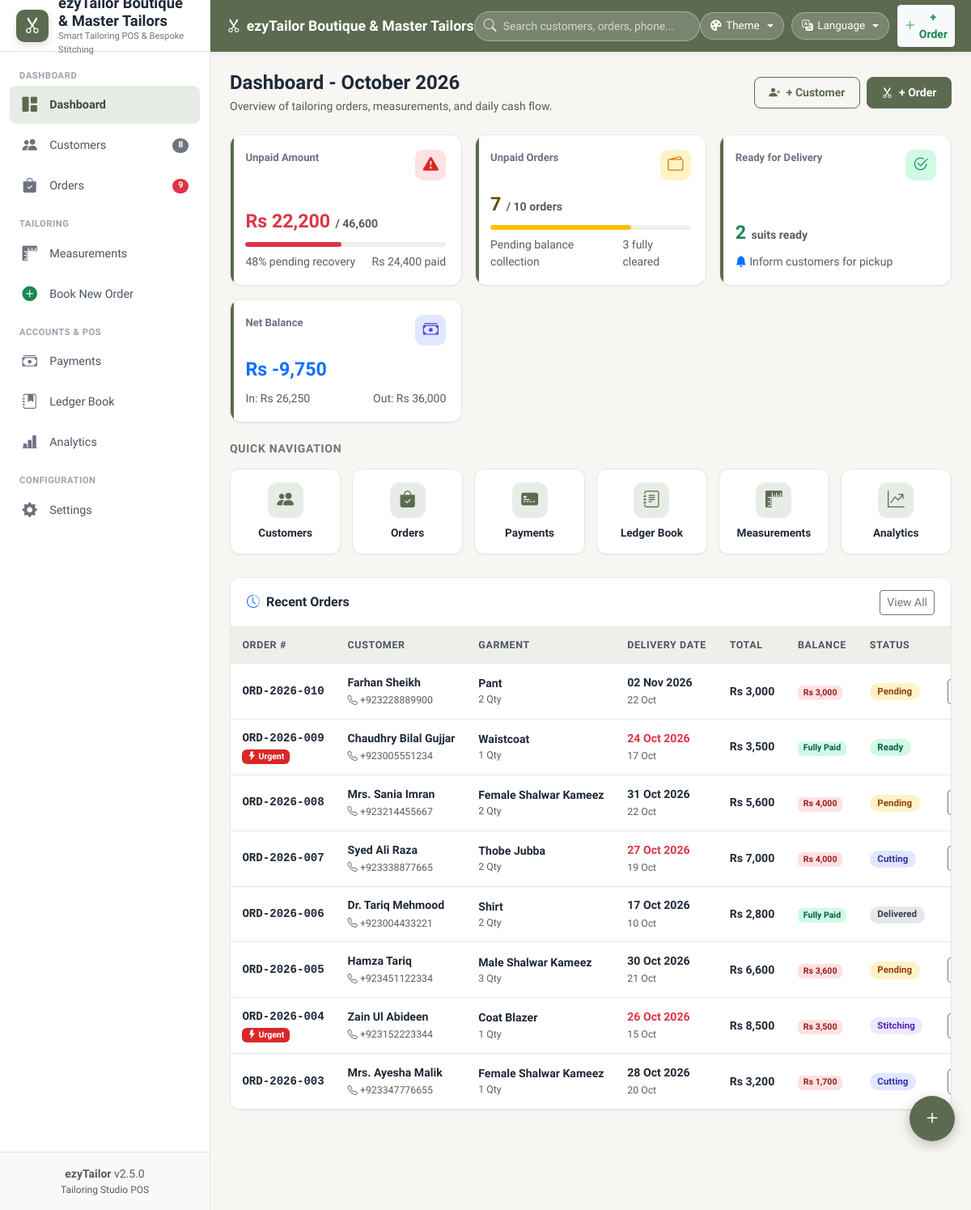
The page / on the database its author committed.
### tables this page shows
CREATE TABLE IF NOT EXISTS `settings` (
    `id` INT AUTO_INCREMENT PRIMARY KEY,
    `shop_name` VARCHAR(150) NOT NULL DEFAULT 'ezyTailor Boutique & Tailors',
    `tagline` VARCHAR(200) DEFAULT 'Smart Tailoring & Bespoke Stitching',
    `owner_name` VARCHAR(100) DEFAULT 'Ustad Muhammad Asif',
    `phone` VARCHAR(30) DEFAULT '+92 300 9876543',
    `whatsapp` VARCHAR(30) DEFAULT '+923009876543',
    `email` VARCHAR(100) DEFAULT 'contact@ezytailor.com',
    `city` VARCHAR(50) DEFAULT 'Lahore',
    `address` TEXT,
    `currency` VARCHAR(10) DEFAULT 'Rs',
    `theme` VARCHAR(30) DEFAULT 'olive',
    `language` VARCHAR(10) DEFAULT 'en',
    `receipt_header` TEXT,
    `receipt_footer` TEXT,
    `terms` TEXT,
    `receipt_paper_size` VARCHAR(10) DEFAULT '80mm',
    `show_barcode` TINYINT(1) DEFAULT 1,
    `updated_at` TIMESTAMP DEFAULT CURRENT_TIMESTAMP ON UPDATE CURRENT_TIMESTAMP
);

CREATE TABLE IF NOT EXISTS `orders` (
    `id` INT AUTO_INCREMENT PRIMARY KEY,
    `order_no` VARCHAR(40) UNIQUE NOT NULL,
    `customer_id` INT NOT NULL,
    `measurement_id` INT DEFAULT NULL,
    `garment_type` VARCHAR(50) NOT NULL,
    `quantity` INT NOT NULL DEFAULT 1,
    `unit_price` DECIMAL(10,2) NOT NULL DEFAULT 0.00,
    `total_amount` DECIMAL(10,2) NOT NULL DEFAULT 0.00,
    `advance_paid` DECIMAL(10,2) NOT NULL DEFAULT 0.00,
    `balance_due` DECIMAL(10,2) NOT NULL DEFAULT 0.00,
    `payment_status` ENUM('unpaid', 'partial', 'paid') DEFAULT 'unpaid',
    `order_status` ENUM('pending', 'cutting', 'stitching', 'ready', 'delivered', 'cancelled') DEFAULT 'pending',
    `booking_date` DATE NOT NULL,
    `delivery_date` DATE NOT NULL,
    `is_urgent` TINYINT(1) DEFAULT 0,
    `fabric_details` TEXT DEFAULT NULL,
    `fabric_photo` VARCHAR(255) DEFAULT NULL,
    `audio_note` VARCHAR(255) DEFAULT NULL,
    `special_instructions` TEXT DEFAULT NULL,
    `assigned_worker_id` INT DEFAULT NULL,
    `created_at` TIMESTAMP DEFAULT CURRENT_TIMESTAMP,
    `updated_at` TIMESTAMP DEFAULT CURRENT_TIMESTAMP ON UPDATE CURRENT_TIMESTAMP,
    FOREIGN KEY (`customer_id`) REFERENCES `customers`(`id`) ON DELETE CASCADE
);

CREATE TABLE IF NOT EXISTS `customers` (
    `id` INT AUTO_INCREMENT PRIMARY KEY,
    `customer_code` VARCHAR(30) UNIQUE NOT NULL,
    `name` VARCHAR(100) NOT NULL,
    `phone` VARCHAR(30) NOT NULL,
    `alt_phone` VARCHAR(30) DEFAULT NULL,
    `city` VARCHAR(50) DEFAULT 'Lahore',
    `gender` ENUM('male', 'female', 'other') DEFAULT 'male',
    `address` TEXT DEFAULT NULL,
    `notes` TEXT DEFAULT NULL,
    `photo` VARCHAR(255) DEFAULT NULL,
    `created_at` TIMESTAMP DEFAULT CURRENT_TIMESTAMP,
    `updated_at` TIMESTAMP DEFAULT CURRENT_TIMESTAMP ON UPDATE CURRENT_TIMESTAMP
);

### index.php (the view, shortened to what the rows shown need)
<?php
require_once __DIR__ . '/config/config.php';
require_once __DIR__ . '/config/db.php';
$pdo = getDB();
$recentOrdersStmt = $pdo->query("
    SELECT o.*, c.name as customer_name, c.phone as customer_phone, c.customer_code
    FROM orders o
    JOIN customers c ON o.customer_id = c.id
    ORDER BY o.id DESC
    LIMIT 8
");
$recentOrders = $recentOrdersStmt->fetchAll();
include __DIR__ . '/includes/header.php';
include __DIR__ . '/includes/sidebar.php';
include __DIR__ . '/includes/navbar.php';
?>
<div class="page-content">
    <div class="app-card">
        <div class="table-responsive">
            <table class="table table-custom">
                <thead>
                    <tr>
                        <th data-i18n="order_no">Order #</th>
                        <th data-i18n="customer">Customer</th>
                        <th data-i18n="garment">Garment</th>
                        <th data-i18n="delivery_date">Delivery Date</th>
                        <th data-i18n="total">Total</th>
                        <th data-i18n="balance">Balance Due</th>
                        <th data-i18n="status">Status</th>
                        <th class="text-end" data-i18n="action">Actions</th>
                    </tr>
                </thead>
                <tbody>
                    <?php if (empty($recentOrders)): ?>
                        <tr><td colspan="8" class="text-center py-4 text-muted">No orders found. Click "+ Order" to create one.</td></tr>
                    <?php else: ?>
                        <?php foreach ($recentOrders as $ord): ?>
                            <tr>
                                <td>
                                    <div class="fw-bold font-monospace"><?= e($ord['order_no']) ?></div>
                                    <?php if ($ord['is_urgent']): ?>
                                        <span class="badge badge-urgent"><i class="bi bi-lightning-fill"></i> Urgent</span>
                                    <?php endif; ?>
                                </td>
                                <td>
                                    <div class="fw-bold"><?= e($ord['customer_name']) ?></div>
                                    <small class="text-muted"><a href="tel:<?= e($ord['customer_phone']) ?>" class="text-decoration-none text-muted"><i class="bi bi-telephone"></i> <?= e($ord['customer_phone']) ?></a></small>
                                </td>
                                <td>
                                    <span class="text-capitalize fw-semibold"><?= ucwords(str_replace('_', ' ', $ord['garment_type'])) ?></span>
                                    <small class="text-muted d-block"><?= (int)$ord['quantity'] ?> Qty</small>
                                </td>
                                <td>
                                    <div class="fw-semibold <?= (strtotime($ord['delivery_date']) <= strtotime('+2 days') && $ord['order_status'] !== 'delivered') ? 'text-danger fw-bold' : '' ?>">
                                        <?= format_date($ord['delivery_date']) ?>
                                    </div>
                                    <small class="text-muted"><?= format_date($ord['booking_date'], 'd M') ?></small>
                                </td>
                                <td class="fw-bold">Rs <?= number_format($ord['total_amount']) ?></td>
                                <td>
                                    <?php if ($ord['balance_due'] > 0): ?>
                                        <span class="badge badge-unpaid">Rs <?= number_format($ord['balance_due']) ?></span>
                                    <?php else: ?>
                                        <span class="badge badge-paid">Fully Paid</span>
                                    <?php endif; ?>
                                </td>
                                <td>
                                    <span class="badge badge-status badge-<?= e($ord['order_status']) ?>">
                                        <?= ucfirst(e($ord['order_status'])) ?>
                                    </span>
                                </td>
                                <td class="text-end">
                                    <div class="btn-group btn-group-sm">
                                        <a href="receipt.php?id=<?= $ord['id'] ?>" target="_blank" class="btn btn-outline-secondary" title="Print 58mm/80mm Thermal Receipt">
                                        </a>
                                    </div>
                                </td>
                            </tr>
                        <?php endforeach; ?>
                    <?php endif; ?>
                </tbody>
            </table>
        </div>
    </div>
</div>
<?php include __DIR__ . '/includes/footer.php'; ?>

### includes/sidebar.php (shortened to what the rows shown need)
<aside class="app-sidebar">
    <div class="sidebar-header">
        <div>
            <div class="sidebar-brand-name"><?= e($settings['shop_name']) ?></div>
            <div class="sidebar-brand-sub"><?= e($settings['tagline']) ?></div>
        </div>
    </div>
</aside>

### includes/navbar.php (shortened to what the rows shown need)
<div class="app-main-wrapper">
    <header class="app-topbar">
        <div class="topbar-left">
            <div class="topbar-title">
                <i class="bi bi-scissors"></i>
                <span class="full-name"><?= e($settings['shop_name']) ?></span>
            </div>
        </div>
    </header>
    <main class="app-main">

### rows shown on the page
settings: tagline "Smart Tailoring POS & Bespoke Stitching", shop_name "ezyTailor Boutique & Master Tailors"
orders: order_no "ORD-2026-010", customer.name "Farhan Sheikh", customer.phone "+923228889900", garment_type "Pant", quantity "2", delivery_date "02 Nov 2026", booking_date "22 Oct", total_amount "3,000", balance_due "3,000", order_status "Pending"
orders: order_no "ORD-2026-009", is_urgent 1 (drawn), customer.name "Chaudhry Bilal Gujjar", customer.phone "+923005551234", garment_type "Waistcoat", quantity "1", delivery_date "24 Oct 2026", booking_date "17 Oct", total_amount "3,500", balance_due "Fully Paid", order_status "Ready"
orders: order_no "ORD-2026-008", customer.name "Mrs. Sania Imran", customer.phone "+923214455667", garment_type "Female Shalwar Kameez", quantity "2", delivery_date "31 Oct 2026", booking_date "22 Oct", total_amount "5,600", balance_due "4,000", order_status "Pending"
orders: order_no "ORD-2026-007", customer.name "Syed Ali Raza", customer.phone "+923338877665", garment_type "Thobe Jubba", quantity "2", delivery_date "27 Oct 2026", booking_date "19 Oct", total_amount "7,000", balance_due "4,000", order_status "Cutting"
orders: order_no "ORD-2026-006", customer.name "Dr. Tariq Mehmood", customer.phone "+923004433221", garment_type "Shirt", quantity "2", delivery_date "17 Oct 2026", booking_date "10 Oct", total_amount "2,800", balance_due "Fully Paid", order_status "Delivered"
orders: order_no "ORD-2026-005", customer.name "Hamza Tariq", customer.phone "+923451122334", garment_type "Male Shalwar Kameez", quantity "3", delivery_date "30 Oct 2026", booking_date "21 Oct", total_amount "6,600", balance_due "3,600", order_status "Pending"
orders: order_no "ORD-2026-004", is_urgent 1 (drawn), customer.name "Zain Ul Abideen", customer.phone "+923152223344", garment_type "Coat Blazer", quantity "1", delivery_date "26 Oct 2026", booking_date "15 Oct", total_amount "8,500", balance_due "3,500", order_status "Stitching"
orders: order_no "ORD-2026-003", customer.name "Mrs. Ayesha Malik", customer.phone "+923347776655", garment_type "Female Shalwar Kameez", quantity "1", delivery_date "28 Oct 2026", booking_date "20 Oct", total_amount "3,200", balance_due "1,700", order_status "Cutting"

### other values the page prints
$badgeCust "8"
$badgeOrders "9"
APP_NAME "ezyTailor"
APP_VERSION "2.5.0"
$stats['total_unpaid_amount'] "22,200"
$stats['total_order_value'] "46,600"
$unpaidPercent "48"
$stats['total_advance'] "24,400"
$stats['unpaid_orders_count'] "7"
$stats['total_orders'] "10"
$stats['ready_orders_count'] "2"
$netCash "-9,750"
$incTotal "26,250"
$expTotal "36,000"
